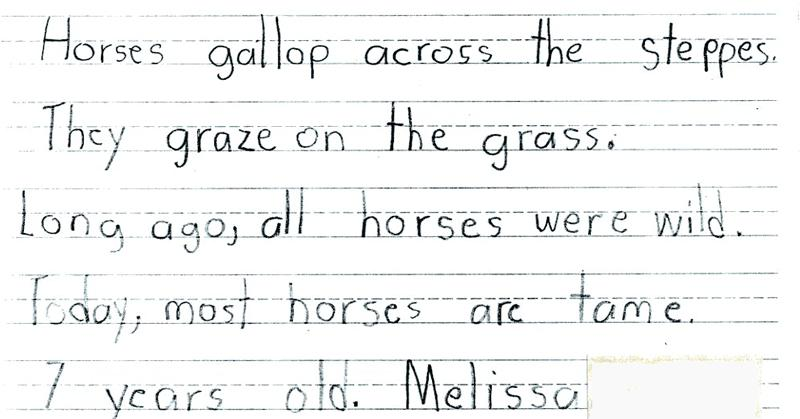
#> input picture _data/resource/note_child.jpg, 800 x 419 px
$ jupyter execute --allow-errors img_ocr_02_doctr.ipynb
#> lines starting #> are read from the running program, lines starting #| are printed output that depends on the picture; after the words box and inside, x2 and y2 are one past the last pixel; in counts of white or black regions, pixels touching at a corner belong together
[cell 1]
#!zypper --non-interactive in --no-recommends libpango-1_0-0 libharfbuzz0 libgthread-2_0-0
# # Extra dependencis
# !zypper --non-interactive in --no-recommends gcc gcc-c++ zlib-devel libffi-devel libjpeg-turbo openjpeg2 openjpeg2-devel

[cell 2]
# !pip install opencv-python python-doctr fonttools

# OCR with mindee/doctr
- https://github.com/mindee/doctr

[cell 3]
import cv2
import numpy as np
import matplotlib.pyplot as plt
from doctr.io import DocumentFile
from doctr.models import ocr_predictor
from doctr.utils.visualization import visualize_page

#> (a cell that did not finish here is left out)

[cell 5]
# Load the image
img_path = '../_data/resource/note_child.jpg'
img = cv2.imread(img_path, cv2.IMREAD_COLOR)
#> img is the input picture: shape (419, 800, 3); mean B, G, R 242.9, 243, 241.9

# Noise removal

[cell 6]
# Load the image
img_gray = cv2.imread(img_path, cv2.IMREAD_GRAYSCALE)
#> img_gray: shape (419, 800); min 0, max 255, mean 242.7

kernel = np.ones((2, 2))

# Apply Gaussian blur to reduce noise before Canny
blurred = cv2.GaussianBlur(img_gray, (5, 5), 0)
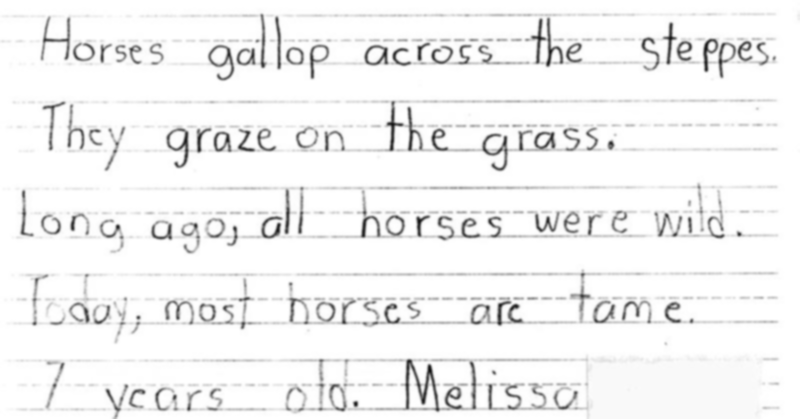
#> blurred: shape (419, 800); min 18, max 255, mean 242.8

# Apply Canny Edge Detector
edges = cv2.Canny(blurred, 50, 150)
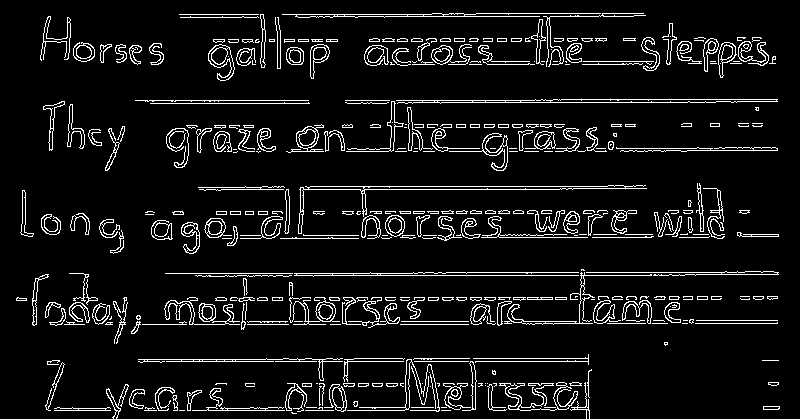
#> edges: shape (419, 800); 7.7% white in thin lines or dots

# Dilate the edges to make text regions more contiguous
dilated = cv2.dilate(edges, kernel, iterations=1)
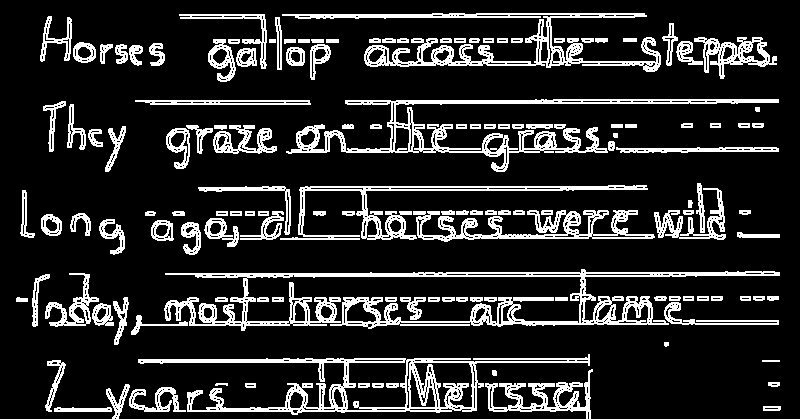
#> dilated: shape (419, 800); 16% white in thin lines or dots

# Find and fill contours
contours, _ = cv2.findContours(dilated, cv2.RETR_LIST, cv2.CHAIN_APPROX_NONE)
#> contours = 1638 contours, 1331 with area under 20; largest, box (x1, y1, x2, y2) and area: (138, 354, 590, 415) 9614, (164, 269, 780, 331) 8838, (286, 99, 779, 172) 5600, (282, 13, 661, 72) 4674, (280, 185, 648, 240) 2756
filled = cv2.drawContours(np.zeros_like(img), contours, -1, (255, 255, 255), thickness=cv2.FILLED)
#> filled: shape (419, 800, 3); 16% white in thin lines or dots

# Dilate agine
img_dilated = cv2.dilate(filled, kernel, iterations=1)
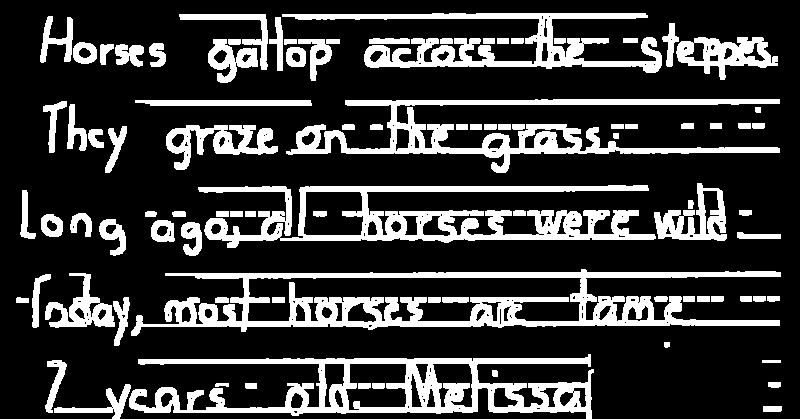
#> img_dilated: shape (419, 800, 3); 22.3% white; 90 white regions, largest, box (x1, y1, x2, y2) and area: (131, 269, 781, 336) 13576, (129, 354, 594, 419) 10696, (198, 185, 656, 248) 10416

# Sharpen the image
sharpen_kernel = np.array([[-1, -1, -1], [-1, 9, -1], [-1, -1, -1]])
sharpened = cv2.filter2D(img_dilated, -1, sharpen_kernel)

image = sharpened

### Ensure image has right properties

[cell 7]
# ensure image is not grayscale
if image.ndim == 2: # Is image grayscale?
    rgb_image = cv2.cvtColor(image, cv2.COLOR_GRAY2RGB)
else:
    rgb_image = image

## Plot all images

[cell 8]
# Create a figure and a set of subplots
fig, axs = plt.subplots(4, 1, figsize=(12, 12)) # 1 row, 3 columns

# Display each image in a subplot and set titles
axs[0].imshow(img)
axs[0].set_title('Original Image')

axs[1].imshow(img_gray, 'gray')
axs[1].set_title('Gray image')

axs[2].imshow(sharpened)
axs[2].set_title('Sharpen Image')

axs[3].imshow(rgb_image)
axs[3].set_title('OCR image')

# Turn off the axes for all subplots in one go
for ax in axs:
    ax.axis('off')

# Adjust layout and display the plot
plt.tight_layout()
plt.show()
#> figure, not shown here; B, G, R data is drawn as R, G, B
